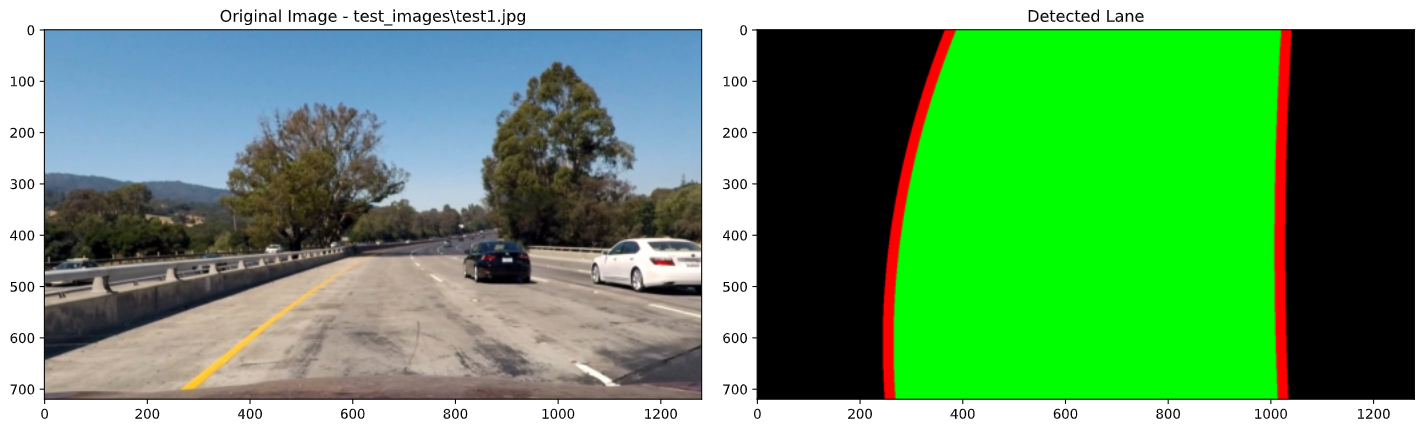
#> input picture assets/birds-eye-lane.png, 1424 x 431 px
$ python -i threshold.py   (imports and definitions only)   (older library calls are emulated)
#> lines starting #> are read from the running program, lines starting #| are printed output that depends on the picture; after the words box and inside, x2 and y2 are one past the last pixel; in counts of white or black regions, pixels touching at a corner belong together
import cv2
import numpy as np


class Threshold:
    # [4 lines left out: function filter_bgr, not called in this run]

    @staticmethod
    def filter_hsv(img, hsv_thresh=[(0, 0, 0), (255, 255, 255)], **kwargs):
        src = np.copy(img)
        src = cv2.cvtColor(src, cv2.COLOR_BGR2HSV)
        return cv2.inRange(src, np.uint8(hsv_thresh[0]), np.uint8(hsv_thresh[1]))

    @staticmethod
    def filter_hls(img, hls_thresh=[(0, 0, 0), (255, 255, 255)], **kwargs):
        src = np.copy(img)
        src = cv2.cvtColor(src, cv2.COLOR_BGR2HLS)
        return cv2.inRange(src, np.uint8(hls_thresh[0]), np.uint8(hls_thresh[1]))

    @staticmethod
    def filter_lab(img, lab_thresh=[(0, 0, 0), (255, 255, 255)], **kwargs):
        src = np.copy(img)
        src = cv2.cvtColor(src, cv2.COLOR_BGR2LAB)
        return cv2.inRange(src, np.uint8(lab_thresh[0]), np.uint8(lab_thresh[1]))

    @staticmethod
    def sobel(sobel_result, thresh=(0, 255), **kwargs):
        # Take the absolute value of the derivative or gradient
        abs_sobel = np.absolute(sobel_result)

        # Scale to 8-bit (0 - 255) then convert to type = np.uint8
        scaled_sobel = np.uint8(255 * abs_sobel / np.max(abs_sobel))

        # Create a mask of 1's where the scaled gradient magnitude
        #    is > thresh_min and < thresh_max
        binary_sobel = np.zeros_like(scaled_sobel, dtype=np.uint8)
        binary_sobel[(scaled_sobel >= thresh[0]) & (scaled_sobel <= thresh[1])] = 1
        return binary_sobel

    @staticmethod
    def magnitude(sobel_x, sobel_y, thresh=(0, 255), **kwargs):
        sobel_mag = np.sqrt(sobel_x ** 2 + sobel_y ** 2)

        # Scale to 8-bit (0 - 255) and convert to type = np.uint8
        scaled_sobel = np.uint8(255 * sobel_mag / np.max(sobel_mag))

        # Create a binary mask where mag thresholds are met
        binary_magnitude = np.zeros_like(scaled_sobel, dtype=np.uint8)
        binary_magnitude[(scaled_sobel >= thresh[0]) & (scaled_sobel <= thresh[1])] = 1
        return binary_magnitude

    @staticmethod
    def direction(sobel_x, sobel_y, thresh=(0, np.pi / 2), **kwargs):
        # Take the absolute value of the x and y gradients
        abs_sobel_x = np.absolute(sobel_x)
        abs_sobel_y = np.absolute(sobel_y)

        # Use np.arctan2(abs_sobel_y, abs_sobel_x) to calculate the direction of the gradient
        grad_direction = np.arctan2(abs_sobel_y, abs_sobel_x)

        # Create a binary mask where direction thresholds are met
        binary_direction = np.zeros_like(grad_direction, dtype=np.uint8)
        binary_direction[
            (grad_direction >= thresh[0]) & (grad_direction <= thresh[1])
        ] = 1
        return binary_direction

    @staticmethod
    def gradient(
        img,
        sobel_kernel=15,
        sobel_thresh=(20, 200),
        magnitude_thresh=(30, 200),
        direction_thresh=(0.2, 1.3),
        **kwargs,
    ):
        # 1 - Convert to grayscale
        img_gray = np.copy(img[:, :, 2])

        # Get Sobel derivatives in both X & Y directions
        sobel_x = cv2.Sobel(img_gray, cv2.CV_64F, 1, 0, ksize=sobel_kernel)
        sobel_y = cv2.Sobel(img_gray, cv2.CV_64F, 0, 1, ksize=sobel_kernel)

        # Get Sobel threshold gradients
        bin_sobel_x = Threshold.sobel(sobel_x, thresh=sobel_thresh)
        # bin_sobel_y = Threshold.sobel(sobel_y, thresh=sobel_thresh)

        # Get Sobel magnitude gradients
        bin_magnitude = Threshold.magnitude(sobel_x, sobel_y, thresh=magnitude_thresh)

        # Get Sobel directional gradients
        bin_direction = Threshold.direction(sobel_x, sobel_y, thresh=direction_thresh)

        return ((bin_sobel_x) | (bin_magnitude & bin_direction)) * 255

    @staticmethod
    def combined_threshold(img, **kwargs):
        """
        Applies Gradient & Color threshold to the images
        Args:
            img: Image to apply threshold on
            sobel_kernel: Sobel Kernel size
            sobel_thresh: (min, max) values to filter Sobel derivative
            magnitude_thresh: (min, max) values to filter Sobel derivative's magnitude
            direction_thresh: (min, max) values to filter Sobel derivative's direction
            hsv_thresh: (min, max) values to filter in HSV color space
            hls_thresh: (min, max) values to filter in HLS color space
            lab_thresh: (min, max) values to filter in LAB color space

        Example:
            NOTE: BEST CONFIG for both normal & hard videos
            hsv = Threshold.filter_hsv(img, hsv_thresh=[(0, 0, 150), (179, 255, 255)])
            hls = Threshold.filter_hls(img, hls_thresh=[(0, 160, 0), (179, 255, 255)])
            lab = Threshold.filter_lab(img, lab_thresh=[(0, 0, 180), (255, 255, 255)])

            NOTE: Best for third video
            hsv = Threshold.filter_hsv(img, hsv_thresh=[(0, 0, 0), (179, 41, 255)])
            hls = Threshold.filter_hls(img, hls_thresh=[(0, 0, 0), (179, 30, 25)])
            lab = Threshold.filter_lab(img, lab_thresh=[(0, 0, 150), (255, 255, 255)])
        """
        grad = Threshold.gradient(img, **kwargs)
        hls = Threshold.filter_hls(img, **kwargs)
        hsv = Threshold.filter_hsv(img, **kwargs)
        lab = Threshold.filter_lab(img, **kwargs)
        return grad & (hls | hsv | lab)

>>> import cv2
>>> picture = cv2.imread('../assets/birds-eye-lane.png')
#> picture is the input picture: shape (431, 1424, 3); mean B, G, R 104, 157.5, 100.8
>>> result = Threshold().combined_threshold(picture)
#> in gradient, `img_gray = np.copy(img[:, :, 2])`:
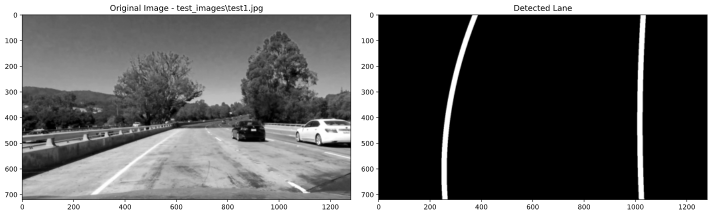
#> img_gray: shape (431, 1424) (shown at 1/2 size); min 0, max 255, mean 100.8
#> in gradient, `sobel_y = cv2.Sobel(img_gray, cv2.CV_64F, 0, 1, ksize=sobel_kernel)`:
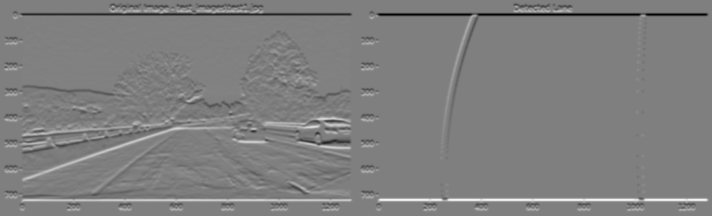
#> sobel_y: shape (431, 1424) float64 (shown at 1/2 size); min -7.17e+09, max 7.17e+09, mean 0; drawn with min black and max white
#> in gradient, `bin_sobel_x = Threshold.sobel(sobel_x, thresh=sobel_thresh)`:
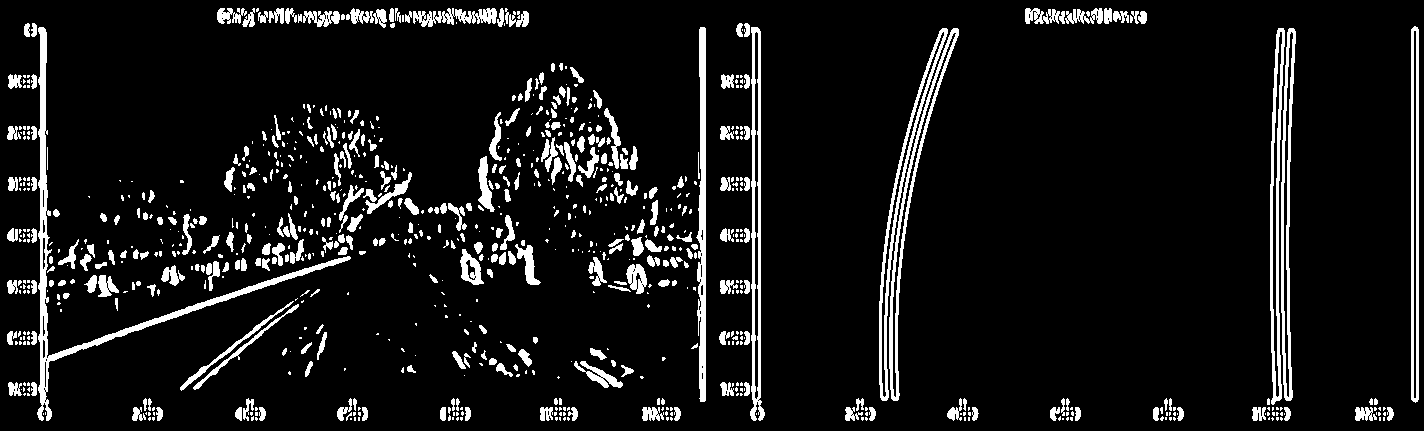
#> bin_sobel_x: shape (431, 1424); values 0 (black) and 1 (white), 8.7% white; 866 white regions (519 under 20 px), largest, box (x1, y1, x2, y2) and area: (37, 27, 351, 421) 4504, (750, 27, 765, 421) 2546, (889, 28, 959, 401) 2473
#> in direction, `abs_sobel_y = np.absolute(sobel_y)`:
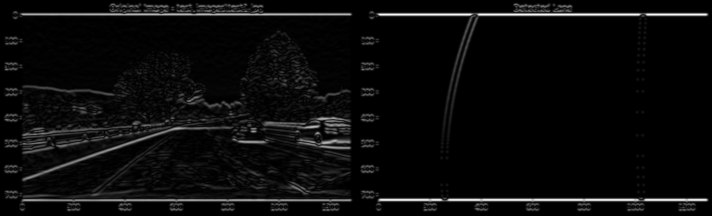
#> abs_sobel_y: shape (431, 1424) float64 (shown at 1/2 size); min 0, max 7.17e+09, mean 315673785.4; drawn with min black and max white
#> in direction, `grad_direction = np.arctan2(abs_sobel_y, abs_sobel_x)`:
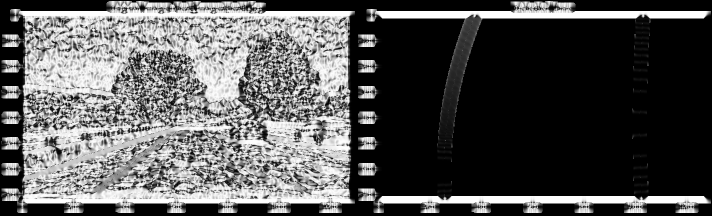
#> grad_direction: shape (431, 1424) float64 (shown at 1/2 size); min 0, max 1.57, mean 0.538; drawn with min black and max white
#> in gradient, `bin_direction = Threshold.direction(sobel_x, sobel_y, thresh=direction..`:
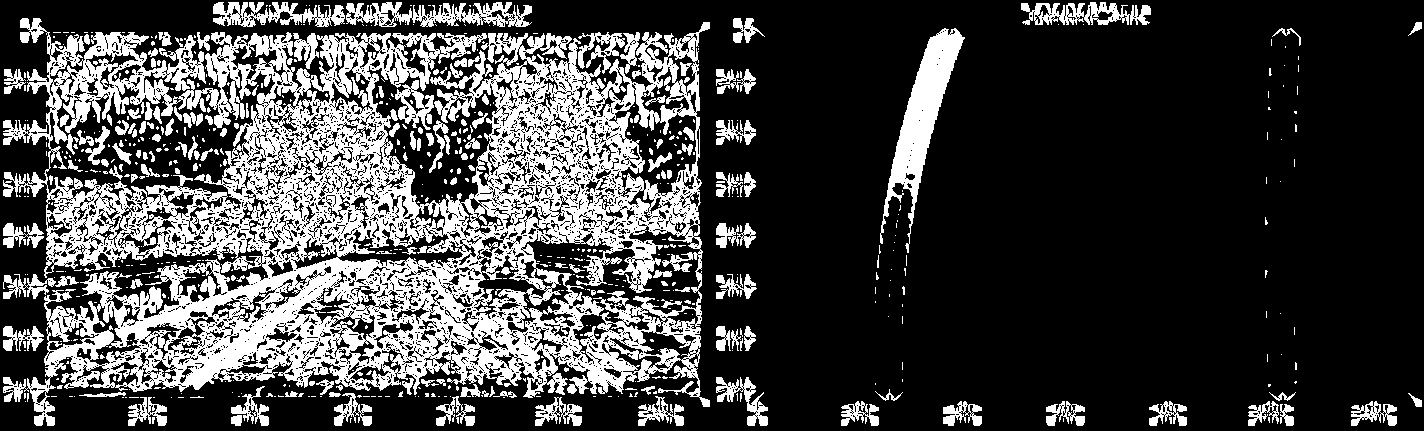
#> bin_direction: shape (431, 1424); values 0 (black) and 1 (white), 26.5% white; 637 white regions (476 under 20 px), largest, box (x1, y1, x2, y2) and area: (3, 18, 710, 426) 125787, (880, 28, 965, 253) 5476, (346, 2, 532, 27) 2405
#> in gradient, `return ((bin_sobel_x) | (bin_magnitude & bin_direction)) * 255`:
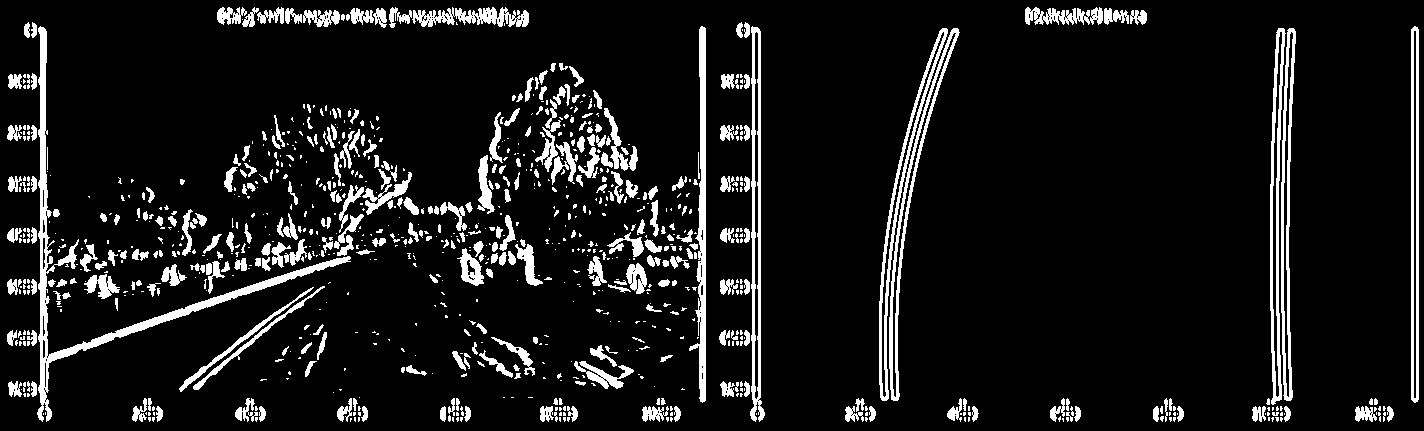
#> returned value: shape (431, 1424); 9.7% white; 911 white regions (559 under 20 px), largest, box (x1, y1, x2, y2) and area: (37, 26, 351, 422) 5351, (750, 26, 765, 422) 2556, (689, 26, 706, 403) 2541

$ run again, on assets/birds-eye.png
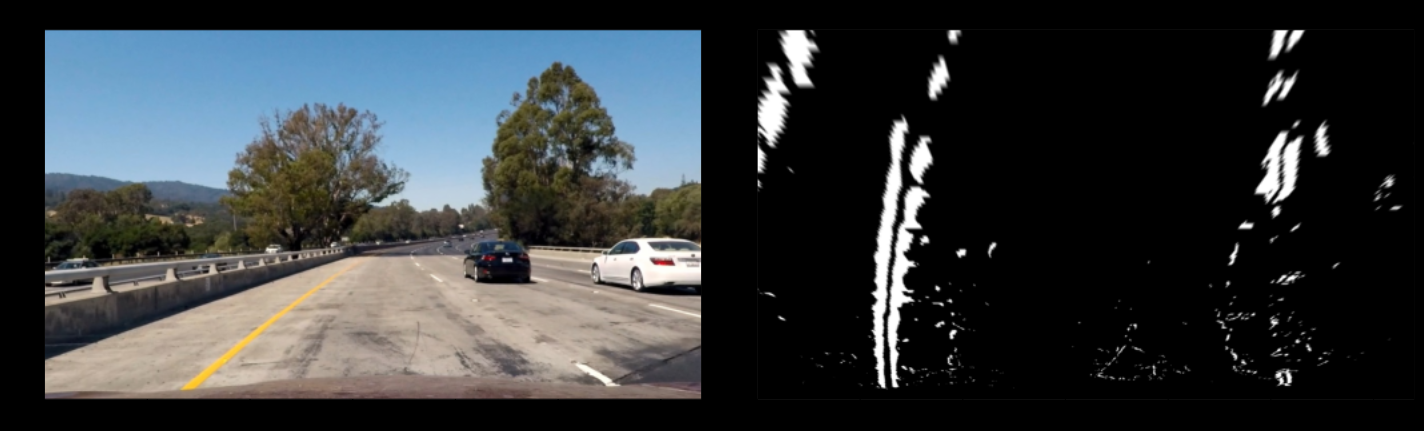
#> input picture assets/birds-eye.png, 1424 x 431 px
#> picture is the input picture: shape (431, 1424, 3); mean B, G, R 59.3, 56.9, 52.7
#> in gradient, `bin_sobel_x = Threshold.sobel(sobel_x, thresh=sobel_thresh)`:
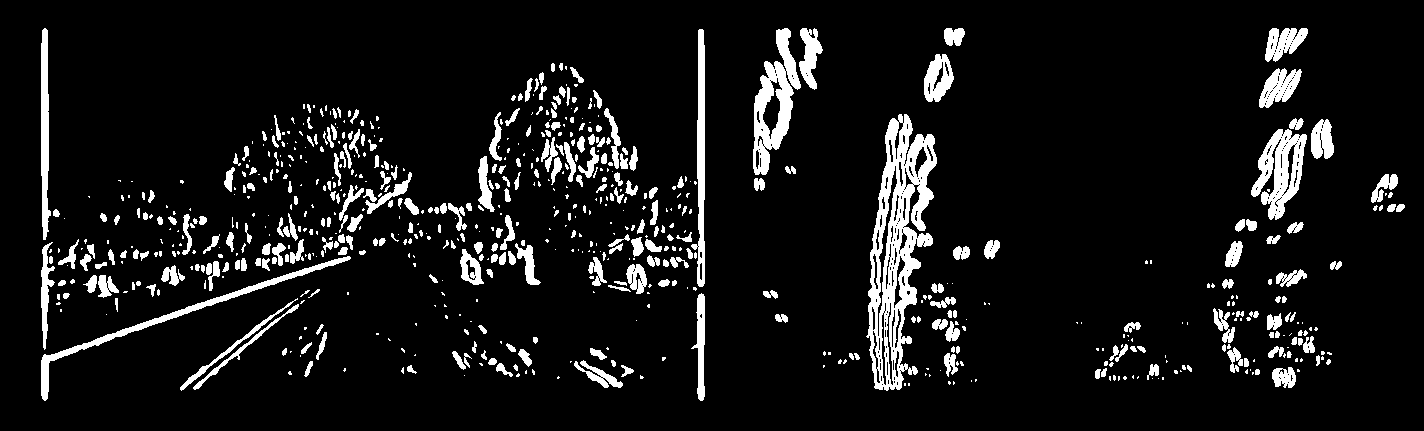
#> bin_sobel_x: shape (431, 1424); values 0 (black) and 1 (white), 8.6% white; 707 white regions (387 under 20 px), largest, box (x1, y1, x2, y2) and area: (866, 114, 937, 391) 8610, (753, 28, 801, 175) 3099, (1251, 129, 1307, 220) 2571
#> bin_magnitude: shape (431, 1424); values 0 (black) and 1 (white), 12.4% white; 356 white regions (201 under 20 px), largest, box (x1, y1, x2, y2) and area: (41, 27, 705, 402) 40037, (868, 113, 937, 392) 7851, (1252, 127, 1307, 221) 2426
#> bin_direction: shape (431, 1424); values 0 (black) and 1 (white), 30.8% white; 551 white regions (385 under 20 px), largest, box (x1, y1, x2, y2) and area: (37, 22, 709, 407) 122607, (792, 105, 1022, 395) 17053, (1206, 212, 1331, 393) 8554
#> in gradient, `return ((bin_sobel_x) | (bin_magnitude & bin_direction)) * 255`:
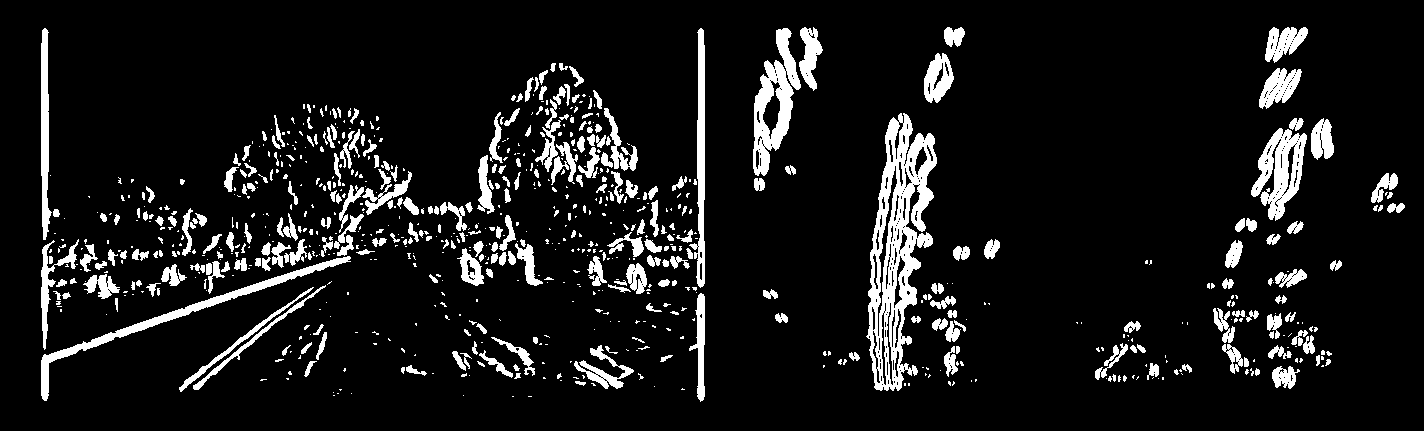
#> returned value: shape (431, 1424); 9.5% white; 803 white regions (497 under 20 px), largest, box (x1, y1, x2, y2) and area: (866, 113, 937, 391) 8698, (753, 28, 801, 176) 3140, (41, 256, 351, 401) 2671

$ run again, on assets/histogram-search.png
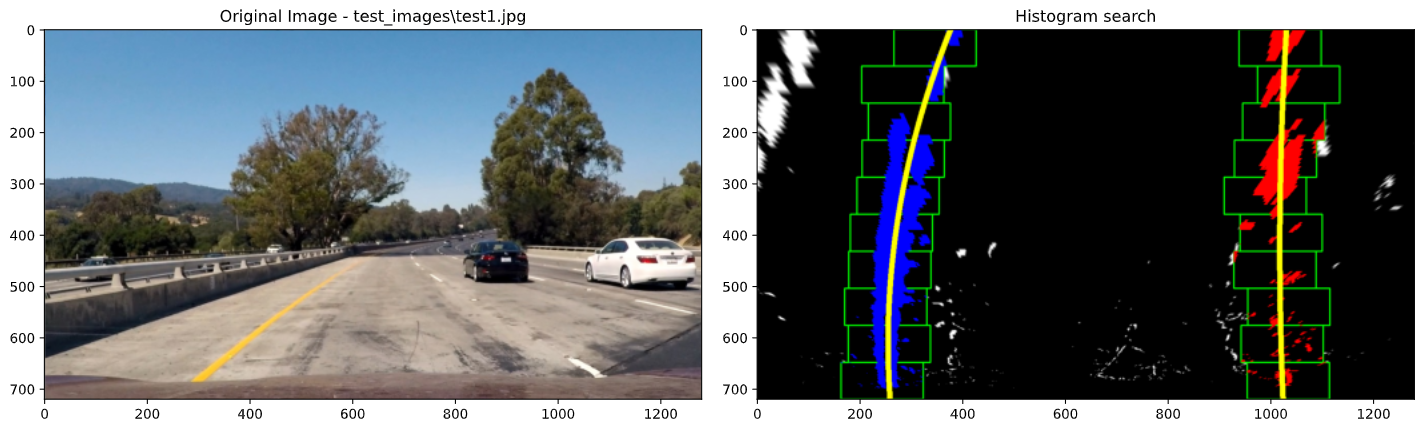
#> input picture assets/histogram-search.png, 1424 x 431 px
#> picture is the input picture: shape (431, 1424, 3); mean B, G, R 108.7, 106.2, 101.9
#> in gradient, `bin_sobel_x = Threshold.sobel(sobel_x, thresh=sobel_thresh)`:
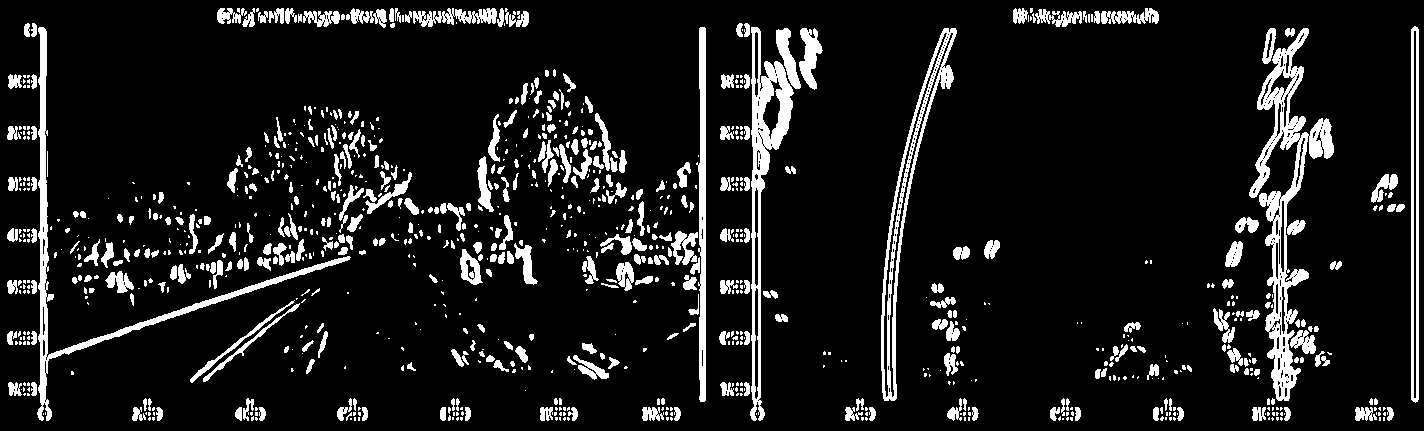
#> bin_sobel_x: shape (431, 1424); values 0 (black) and 1 (white), 10.6% white; 984 white regions (586 under 20 px), largest, box (x1, y1, x2, y2) and area: (1249, 28, 1334, 401) 7445, (750, 27, 794, 421) 4683, (37, 27, 351, 421) 4550
#> bin_magnitude: shape (431, 1424); values 0 (black) and 1 (white), 16.1% white; 377 white regions (216 under 20 px), largest, box (x1, y1, x2, y2) and area: (38, 6, 706, 406) 42566, (751, 7, 1419, 406) 26187, (154, 285, 326, 385) 1729
#> bin_direction: shape (431, 1424); values 0 (black) and 1 (white), 32.9% white; 658 white regions (458 under 20 px), largest, box (x1, y1, x2, y2) and area: (3, 18, 710, 426) 124860, (1206, 212, 1373, 401) 8576, (916, 274, 1022, 393) 5339
#> in gradient, `return ((bin_sobel_x) | (bin_magnitude & bin_direction)) * 255`:
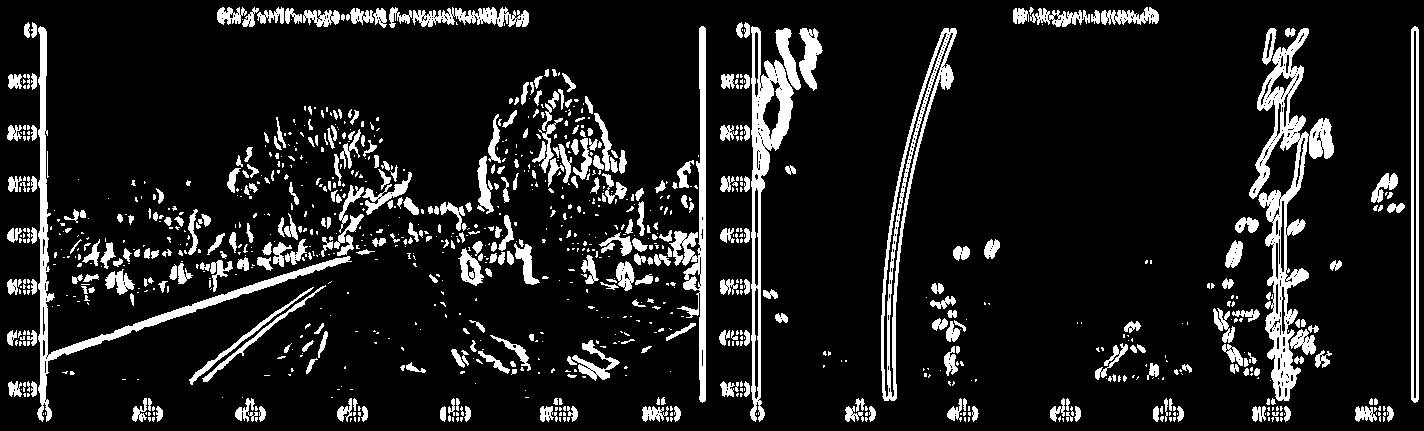
#> returned value: shape (431, 1424); 11.7% white; 1033 white regions (641 under 20 px), largest, box (x1, y1, x2, y2) and area: (1249, 28, 1334, 401) 7826, (37, 26, 352, 422) 5104, (750, 26, 794, 422) 4734
